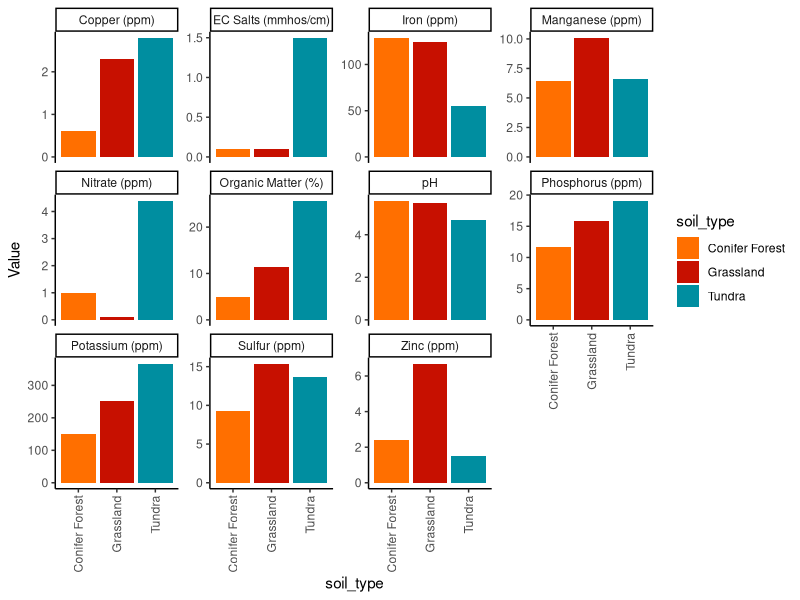

R code for this plot:
## ---- chunk 1
library(tidyverse)
library(ggsci)
## ---- chunk 2
soil_data <- read_csv("data/soil_data/soil_report_06302021.csv")

soil_data <- soil_data %>% 
  mutate(
    soil_type = case_when(
      str_detect(`Sample ID`, "grassland") ~ "Grassland",
      str_detect(`Sample ID`, "tundra") ~ "Tundra",
      str_detect(`Sample ID`, "confier") ~ "Conifer Forest",
      str_detect(`Sample ID`, "meadow_0cm") ~ "Meadow 0cm",
      str_detect(`Sample ID`, "meadow_30cm") ~ "Meadow 30cm"
    )
  )

soil_qualities <- soil_data %>% 
  select(c(`Sample ID`, `Excess Lime`, `Texture Estimate`))

soil_values <- soil_data %>% 
  select(!c(`Excess Lime`, `Texture Estimate`, `Sample ID`))

soil_values_long <- soil_values %>% 
  select(!`Sample Depth (cm)`) %>% 
  pivot_longer(!soil_type, names_to = "Measurement", values_to = "Value")

## ---- chunk 3
p_soil_values_long <- soil_values_long %>% 
  filter(soil_type %in% c("Tundra", "Grassland", "Conifer Forest")) %>% 
  ggplot(aes(x = soil_type, y = `Value`, fill = soil_type)) +
  geom_col() +
  facet_wrap(~`Measurement`, scales = "free_y") +
  scale_fill_futurama() +
  theme_classic() +
  theme(axis.text.x = element_text(angle = 90, vjust = 0.5, hjust=1))
p_soil_values_long

#ggsave("soil_report_plot.png", plot = p_soil_values_long, height = 10, width = 15)
